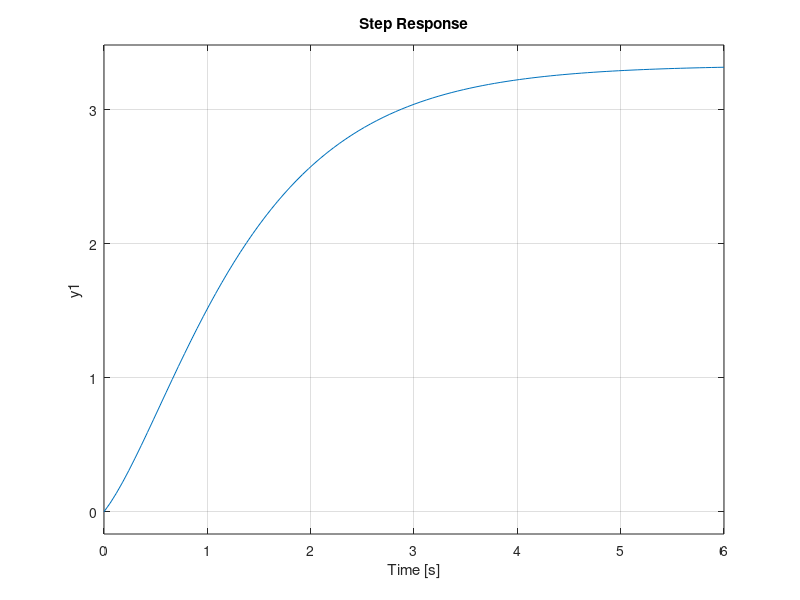

This figure's MATLAB source:
A = [-1.0, 0.0, 0.0; 0.0, -2.0, 0.0; 0.0, 0.0, -3.0]
B = [1.0; 1.0; 1.0]
C = [6.0, -6.0, 1.0]
D = [0.0]
plant = ss(A,B,C,D)
isstable(plant)
rank(ctrb(A,B))
rank(obsv(A,C))
step(plant)